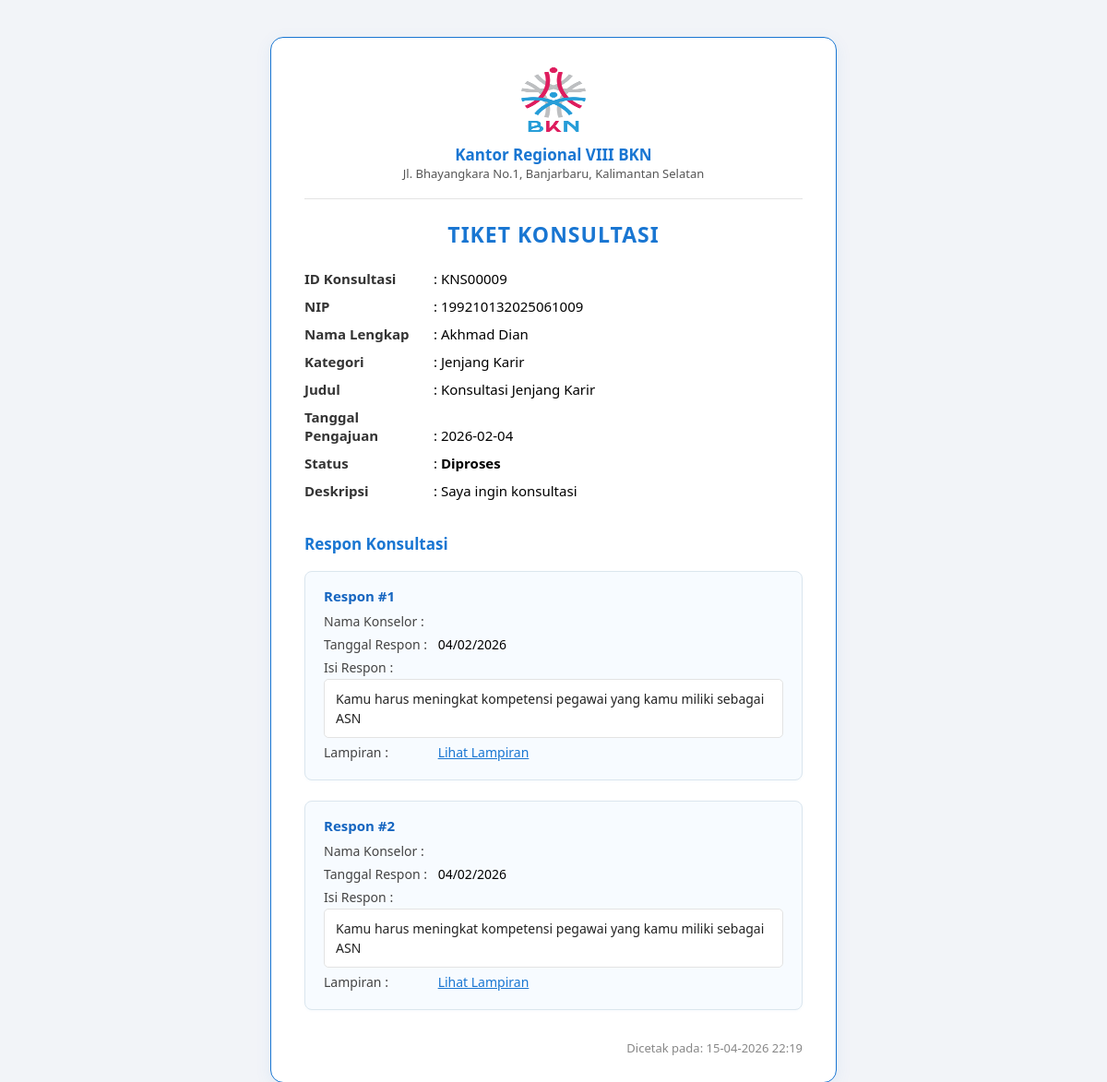
The page /respon_konsultasi.php?nip=199210132025061009 on the database its author committed.
### tables this page shows
CREATE TABLE `konsultasi` (
  `id_konsultasi` varchar(25) NOT NULL,
  `nip` varchar(25) NOT NULL,
  `id_kategori` int NOT NULL,
  `judul` varchar(150) NOT NULL,
  `tanggal_pengajuan` date NOT NULL,
  `status` varchar(20) NOT NULL,
  `deskripsi` text NOT NULL,
  `tanggal_respon` date NOT NULL,
  PRIMARY KEY (`id_konsultasi`),
  KEY `id_kategori` (`id_kategori`),
  KEY `nip` (`nip`)
);

CREATE TABLE `pegawai` (
  `nip` varchar(25) NOT NULL,
  `nik` varchar(25) NOT NULL,
  `nama_lengkap` varchar(50) NOT NULL,
  `email` varchar(50) NOT NULL,
  `id_satker` varchar(50) NOT NULL,
  `jabatan` varchar(50) NOT NULL,
  `file_pendukung` varchar(255) DEFAULT NULL,
  `file_pendukung_name` varchar(255) DEFAULT NULL,
  PRIMARY KEY (`nip`),
  KEY `id_satker` (`id_satker`)
);

CREATE TABLE `kategori` (
  `id_kategori` int NOT NULL AUTO_INCREMENT,
  `nama_kategori` varchar(80) NOT NULL,
  `deskripsi` text NOT NULL,
  PRIMARY KEY (`id_kategori`)
);

CREATE TABLE `respon_konsultasi` (
  `id_respon_konsultasi` int NOT NULL AUTO_INCREMENT,
  `id_konsultasi` varchar(25) NOT NULL,
  `id_konselor` int NOT NULL,
  `isi_respon` text NOT NULL,
  `tanggal_respon` date NOT NULL,
  `lampiran_respon` varchar(255) NOT NULL,
  PRIMARY KEY (`id_respon_konsultasi`),
  KEY `id_konsultasi` (`id_konsultasi`),
  KEY `id_konselor` (`id_konselor`)
);

### config/config.php (called while the page is built, shortened)
<?php
function base_url($url = null)
{
    $env_base = getenv('BASE_URL');
    if ($env_base && is_string($env_base) && trim($env_base) !== '') {
        $base = rtrim(trim($env_base), '/');
    } else {
        if (!empty($_SERVER['HTTP_X_FORWARDED_PROTO'])) {
            $scheme = $_SERVER['HTTP_X_FORWARDED_PROTO'];
        } else {
            $scheme = (!empty($_SERVER['HTTPS']) && $_SERVER['HTTPS'] !== 'off') || (isset($_SERVER['SERVER_PORT']) && $_SERVER['SERVER_PORT'] == 443)
                ? 'https'
                : 'http';
        }
        if (!empty($_SERVER['HTTP_HOST'])) {
            $base = $scheme . '://' . $_SERVER['HTTP_HOST'];
        } else {
            $base = 'http://konsultasi_bkn.test';
        }
        $base = rtrim($base, '/');
    }
    if ($url !== null && $url !== '') {
        return $base . '/' . ltrim($url, '/');
    }
    return $base;
}

### respon_konsultasi.php (the view, shortened to what this page needs)
<?php
require 'config/config.php';
require 'config/koneksi.php';
$nip = isset($_GET['nip']) ? trim($_GET['nip']) : '';
$where_tanggal = 'WHERE 1=1';
$filter_info = '';
$where = [];
if ($nip !== '') {
    $where[] = "k.nip = '" . $koneksi->real_escape_string($nip) . "'";
}
$where_sql = implode(' AND ', $where);
$query = $koneksi->query("
    SELECT k.*, p.nama_lengkap, p.nip, c.nama_kategori
    FROM konsultasi k
    LEFT JOIN pegawai p ON k.nip = p.nip
    LEFT JOIN kategori c ON k.id_kategori = c.id_kategori
    WHERE $where_sql
    LIMIT 1
");
$data = $query->fetch_assoc();
$id_konsultasi_val = $koneksi->real_escape_string($data['id_konsultasi']);
$where_id = " AND r.id_konsultasi = '$id_konsultasi_val'";
$final_where = $where_tanggal . $where_id;
$respon = $koneksi->query("
    SELECT r.*, k.nama_konselor
    FROM respon_konsultasi r
    LEFT JOIN konselor k ON r.id_konselor = k.id_konselor
    $final_where
    ORDER BY r.tanggal_respon ASC
");
?>
<!DOCTYPE html>
<html>
<head>
</head>
<body>
    <div class="ticket-container">
        <div class="header">
            <img src="<?= base_url('assets/dist/img/LOGO_BKN.png') ?>" width="70" height="70" alt="Logo BKN">
            <div class="instansi">Kantor Regional VIII BKN</div>
            <div class="alamat">Jl. Bhayangkara No.1, Banjarbaru, Kalimantan Selatan</div>
        </div>
        <hr>
        <div class="ticket-title">TIKET KONSULTASI<?= $filter_info ?></div>
        <div class="ticket-info"><span class="label">ID Konsultasi</span>: <?= $data['id_konsultasi'] ?></div>
        <div class="ticket-info"><span class="label">NIP</span>: <?= $data['nip'] ?></div>
        <div class="ticket-info"><span class="label">Nama Lengkap</span>: <?= $data['nama_lengkap'] ?></div>
        <div class="ticket-info"><span class="label">Kategori</span>: <?= $data['nama_kategori'] ?></div>
        <div class="ticket-info"><span class="label">Judul</span>: <?= $data['judul'] ?></div>
        <div class="ticket-info"><span class="label">Tanggal Pengajuan</span>: <?= $data['tanggal_pengajuan'] ?></div>
        <div class="ticket-info"><span class="label">Status</span>: <b><?= $data['status'] ?></b></div>
        <div class="ticket-info"><span class="label">Deskripsi</span>: <?= $data['deskripsi'] ?></div>
        <div class="respon-section">
            <div class="respon-title">Respon Konsultasi</div>
            <?php
            $no = 1;
            if ($respon->num_rows > 0) {
                while ($row = $respon->fetch_assoc()) {
            ?>
            <div class="respon-box">
                <div class="respon-header">Respon #<?= $no++ ?></div>
                <div class="respon-row">
                    <span class="respon-label">Nama Konselor : </span>
                </div>
                <div class="respon-row">
                    <span class="respon-label">Tanggal Respon : </span>
                    <span class="respon-content"> <?= date('d/m/Y', strtotime($row['tanggal_respon'])) ?></span>
                </div>
                <div class="respon-row">
                    <span class="respon-label">Isi Respon : </span>
                    <span class="respon-content">
                        <div class="respon-isi"><?= nl2br(htmlspecialchars($row['isi_respon'])) ?></div>
                    </span>
                </div>
                <div class="respon-row respon-lampiran">
                    <span class="respon-label">Lampiran : </span>
                    <span class="respon-content">
                    <?php if (!empty($row['lampiran_respon'])): ?>
                        <a href="<?= base_url('uploads/' . $row['lampiran_respon']) ?>" target="_blank">Lihat Lampiran</a>
                    <?php else: ?>
                        <span style="color:#888;">-</span>
                    <?php endif; ?>
                    </span>
                </div>
            </div>
            <?php
                }
            } else {
                echo '<div class="no-respon">Belum ada respon.</div>';
            }
            ?>
        </div>
        <div class="footer">
            Dicetak pada: <?= date('d-m-Y H:i') ?>
        </div>
    </div>
</body>
</html>

### respon_konsultasi.php (style rules this page uses)
body { font-family: 'Segoe UI', Arial, sans-serif; background: #f2f4f8; margin: 0; padding: 0; }
.ticket-container { max-width: 540px; margin: 40px auto; border: 1.5px solid #1976d2; padding: 32px 36px 28px 36px; border-radius: 14px; background: #fff; box-shadow: 0 4px 18px rgba(25, 118, 210, 0.08); }
.header { text-align: center; margin-bottom: 18px; }
.header img { margin-bottom: 8px; }
.header .instansi { font-size: 17px; font-weight: 600; color: #1976d2; }
.header .alamat { font-size: 13px; color: #555; }
hr { border: none; border-top: 1.5px solid #e3e3e3; margin: 18px 0 22px 0; }
.ticket-title { font-size: 23px; font-weight: bold; color: #1976d2; text-align: center; margin-bottom: 22px; letter-spacing: 1px; }
.ticket-info { margin-bottom: 10px; font-size: 15px; }
.label { font-weight: 600; width: 140px; display: inline-block; color: #333; }
.footer { text-align: right; margin-top: 32px; font-size: 13px; color: #888; }
.respon-section { margin-top: 36px; }
.respon-title { font-size: 17px; font-weight: 600; color: #1976d2; margin-bottom: 18px; }
.respon-box { margin-bottom: 22px; padding: 16px 20px 14px 20px; border-radius: 8px; background: #f7fbff; border: 1px solid #dbe6ee; box-shadow: 0 1px 3px rgba(25,118,210,0.04); }
.respon-header { font-weight: bold; color: #1565c0; margin-bottom: 8px; font-size: 15px; }
.respon-row { margin-bottom: 6px; font-size: 14px; }
.respon-label { font-weight: 500; width: 120px; display: inline-block; color: #444; vertical-align: top; }
.respon-content { display: inline-block; vertical-align: top; }
.respon-isi { margin-left: 0; margin-top: 3px; background: #fff; border-radius: 5px; padding: 10px 12px; border: 1px solid #e3e3e3; font-size: 14px; color: #222; line-height: 1.5; }
.respon-lampiran a { color: #1976d2; text-decoration: underline; }

### rows shown on the page
konsultasi: id_konsultasi "KNS00009", pegawai.nip "199210132025061009", pegawai.nama_lengkap "Akhmad Dian", id_kategori.nama_kategori "Jenjang Karir", judul "Konsultasi Jenjang Karir", tanggal_pengajuan "2026-02-04", status "Diproses", deskripsi "Saya ingin konsultasi"
respon_konsultasi: tanggal_respon "04/02/2026", isi_respon "Kamu harus meningkat kompetensi pegawai yang kamu miliki sebagai ASN"
respon_konsultasi: tanggal_respon "04/02/2026", isi_respon "Kamu harus meningkat kompetensi pegawai yang kamu miliki sebagai ASN"
